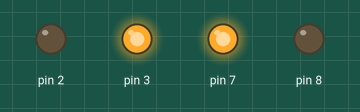
The sketch below on a simulated Arduino Uno, built with avr-gcc and run on an emulated ATmega328P. Parts: output pins drawn as LEDs (lit = HIGH).

Above: at 0.5 s.
At 1.5 s:
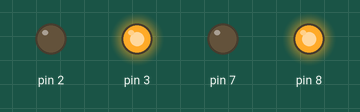
At 2.5 s:
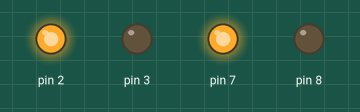
At 3.5 s:
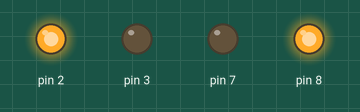
Timing chart, 0 to 5.2 s (numbered marks = the images above):
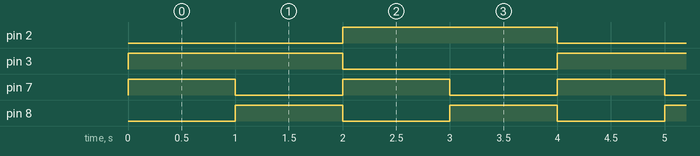

The sketch:

matrix_2by2.ino
```cpp
// C++ code
//
void setup()
{
  pinMode(2, OUTPUT);
  pinMode(3, OUTPUT);
  pinMode(7, OUTPUT);
  pinMode(8, OUTPUT);
  digitalWrite(4, LOW);
  digitalWrite(5, LOW);
}

void loop()
{
  digitalWrite(2,LOW);
  digitalWrite(7,HIGH);
  digitalWrite(3,HIGH);
  digitalWrite(8,LOW);
  delay(1000);
  digitalWrite(2,LOW);
  digitalWrite(7,LOW);
  digitalWrite(3,HIGH);
  digitalWrite(8,HIGH);
  delay(1000);
  digitalWrite(2,HIGH);
  digitalWrite(7,HIGH);
  digitalWrite(3,LOW);
  digitalWrite(8,LOW);
  delay(1000);
  digitalWrite(2,HIGH);
  digitalWrite(7,LOW);
  digitalWrite(3,LOW);
  digitalWrite(8,HIGH);
  delay(1000);

}
```

Measured:
- by itself, pin 2, pin 3: alternates HIGH for 2.0 s and LOW for 2.0 s
- by itself, pin 7, pin 8: alternates HIGH for 1.0 s and LOW for 1.0 s
- by itself, everything shown: repeats every 4.0 s, in 4 steps
